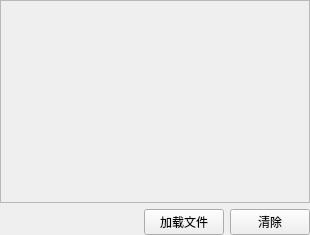
<?xml version="1.0" encoding="UTF-8"?>
<ui version="4.0">
 <class>CascadeWidget</class>
 <widget class="QWidget" name="CascadeWidget">
  <property name="geometry">
   <rect>
    <x>0</x>
    <y>0</y>
    <width>310</width>
    <height>235</height>
   </rect>
  </property>
  <property name="windowTitle">
   <string>CascadeWidget</string>
  </property>
  <layout class="QVBoxLayout" name="verticalLayout">
   <property name="leftMargin">
    <number>0</number>
   </property>
   <property name="topMargin">
    <number>0</number>
   </property>
   <property name="rightMargin">
    <number>0</number>
   </property>
   <property name="bottomMargin">
    <number>0</number>
   </property>
   <item>
    <widget class="QScrollArea" name="scrollArea">
     <property name="widgetResizable">
      <bool>true</bool>
     </property>
     <widget class="QWidget" name="scrollAreaWidgetContents">
      <property name="geometry">
       <rect>
        <x>0</x>
        <y>0</y>
        <width>308</width>
        <height>204</height>
       </rect>
      </property>
      <layout class="QVBoxLayout" name="verticalLayout_2">
       <property name="leftMargin">
        <number>0</number>
       </property>
       <property name="topMargin">
        <number>0</number>
       </property>
       <property name="rightMargin">
        <number>0</number>
       </property>
       <property name="bottomMargin">
        <number>0</number>
       </property>
       <item>
        <widget class="QLabel" name="labelImage"/>
       </item>
      </layout>
     </widget>
    </widget>
   </item>
   <item>
    <widget class="QWidget" name="widget" native="true">
     <layout class="QHBoxLayout" name="horizontalLayout">
      <property name="leftMargin">
       <number>0</number>
      </property>
      <property name="topMargin">
       <number>0</number>
      </property>
      <property name="rightMargin">
       <number>0</number>
      </property>
      <property name="bottomMargin">
       <number>0</number>
      </property>
      <item>
       <widget class="QLabel" name="labelFilePath"/>
      </item>
      <item>
       <spacer name="horizontalSpacer">
        <property name="orientation">
         <enum>Qt::Horizontal</enum>
        </property>
        <property name="sizeHint" stdset="0">
         <size>
          <width>40</width>
          <height>20</height>
         </size>
        </property>
       </spacer>
      </item>
      <item>
       <widget class="QPushButton" name="pushButtonLoadCascade">
        <property name="text">
         <string>加载文件</string>
        </property>
       </widget>
      </item>
      <item>
       <widget class="QPushButton" name="pushButtonClear">
        <property name="text">
         <string>清除</string>
        </property>
       </widget>
      </item>
     </layout>
    </widget>
   </item>
  </layout>
 </widget>
 <layoutdefault spacing="6" margin="11"/>
 <resources/>
 <connections/>
</ui>
